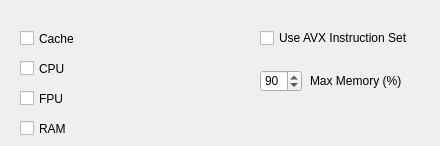
    <widget class="QWidget" name="tab_5">
     <attribute name="title">
      <string>Aida64</string>
     </attribute>
     <widget class="QCheckBox" name="checkBox_24">
      <property name="geometry">
       <rect>
        <x>20</x>
        <y>30</y>
        <width>70</width>
        <height>17</height>
       </rect>
      </property>
      <property name="text">
       <string>Cache</string>
      </property>
      <property name="checked">
       <bool>false</bool>
      </property>
     </widget>
     <widget class="QCheckBox" name="checkBox_25">
      <property name="geometry">
       <rect>
        <x>20</x>
        <y>60</y>
        <width>70</width>
        <height>17</height>
       </rect>
      </property>
      <property name="text">
       <string>CPU</string>
      </property>
      <property name="checked">
       <bool>false</bool>
      </property>
     </widget>
     <widget class="QCheckBox" name="checkBox_26">
      <property name="geometry">
       <rect>
        <x>20</x>
        <y>90</y>
        <width>70</width>
        <height>17</height>
       </rect>
      </property>
      <property name="text">
       <string>FPU</string>
      </property>
      <property name="checked">
       <bool>false</bool>
      </property>
     </widget>
     <widget class="QCheckBox" name="checkBox_27">
      <property name="geometry">
       <rect>
        <x>20</x>
        <y>120</y>
        <width>70</width>
        <height>17</height>
       </rect>
      </property>
      <property name="text">
       <string>RAM</string>
      </property>
      <property name="checked">
       <bool>false</bool>
      </property>
     </widget>
     <widget class="QCheckBox" name="checkBox_28">
      <property name="geometry">
       <rect>
        <x>260</x>
        <y>30</y>
        <width>171</width>
        <height>16</height>
       </rect>
      </property>
      <property name="text">
       <string>Use AVX Instruction Set</string>
      </property>
      <property name="checked">
       <bool>false</bool>
      </property>
     </widget>
     <widget class="QSpinBox" name="spinBox_7">
      <property name="geometry">
       <rect>
        <x>260</x>
        <y>70</y>
        <width>42</width>
        <height>22</height>
       </rect>
      </property>
      <property name="maximum">
       <number>100</number>
      </property>
      <property name="value">
       <number>90</number>
      </property>
     </widget>
     <widget class="QLabel" name="label_28">
      <property name="geometry">
       <rect>
        <x>310</x>
        <y>70</y>
        <width>91</width>
        <height>21</height>
       </rect>
      </property>
      <property name="text">
       <string>Max Memory (%)</string>
      </property>
     </widget>
    </widget>
